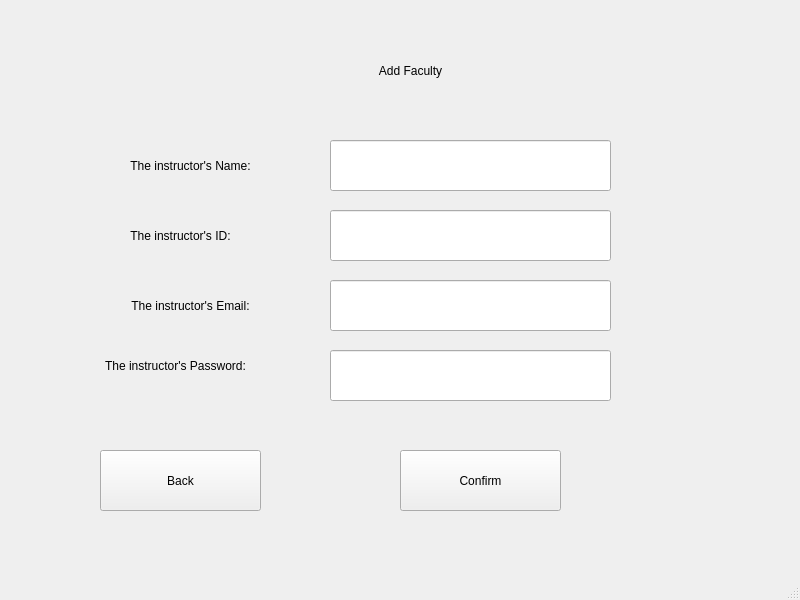
<?xml version="1.0" encoding="UTF-8"?>
<ui version="4.0">
 <class>MainWindow</class>
 <widget class="QMainWindow" name="MainWindow">
  <property name="geometry">
   <rect>
    <x>0</x>
    <y>0</y>
    <width>800</width>
    <height>600</height>
   </rect>
  </property>
  <property name="windowTitle">
   <string>MainWindow</string>
  </property>
  <widget class="QWidget" name="centralwidget">
   <widget class="QLabel" name="label">
    <property name="geometry">
     <rect>
      <x>110</x>
      <y>40</y>
      <width>601</width>
      <height>61</height>
     </rect>
    </property>
    <property name="styleSheet">
     <string notr="true">font: 36pt &quot;Rockwell&quot;</string>
    </property>
    <property name="text">
     <string>Add Faculty</string>
    </property>
    <property name="alignment">
     <set>Qt::AlignCenter</set>
    </property>
   </widget>
   <widget class="QLabel" name="label_2">
    <property name="geometry">
     <rect>
      <x>50</x>
      <y>140</y>
      <width>281</width>
      <height>51</height>
     </rect>
    </property>
    <property name="styleSheet">
     <string notr="true">font: 15pt &quot;Rockwell&quot;</string>
    </property>
    <property name="text">
     <string>The instructor's Name:</string>
    </property>
    <property name="alignment">
     <set>Qt::AlignCenter</set>
    </property>
   </widget>
   <widget class="QLineEdit" name="lineEdit_Name">
    <property name="geometry">
     <rect>
      <x>330</x>
      <y>140</y>
      <width>281</width>
      <height>51</height>
     </rect>
    </property>
    <property name="styleSheet">
     <string notr="true">font: 15pt &quot;Rockwell&quot;</string>
    </property>
    <property name="alignment">
     <set>Qt::AlignCenter</set>
    </property>
   </widget>
   <widget class="QLabel" name="label_3">
    <property name="geometry">
     <rect>
      <x>40</x>
      <y>210</y>
      <width>281</width>
      <height>51</height>
     </rect>
    </property>
    <property name="styleSheet">
     <string notr="true">font: 15pt &quot;Rockwell&quot;</string>
    </property>
    <property name="text">
     <string>The instructor's ID:</string>
    </property>
    <property name="alignment">
     <set>Qt::AlignCenter</set>
    </property>
   </widget>
   <widget class="QLineEdit" name="lineEdit_id">
    <property name="geometry">
     <rect>
      <x>330</x>
      <y>210</y>
      <width>281</width>
      <height>51</height>
     </rect>
    </property>
    <property name="styleSheet">
     <string notr="true">font: 15pt &quot;Rockwell&quot;</string>
    </property>
    <property name="alignment">
     <set>Qt::AlignCenter</set>
    </property>
   </widget>
   <widget class="QPushButton" name="pushButton_Add">
    <property name="geometry">
     <rect>
      <x>400</x>
      <y>450</y>
      <width>161</width>
      <height>61</height>
     </rect>
    </property>
    <property name="styleSheet">
     <string notr="true">font: 15pt &quot;Rockwell&quot;</string>
    </property>
    <property name="text">
     <string>Confirm</string>
    </property>
   </widget>
   <widget class="QPushButton" name="pushButton_Back">
    <property name="geometry">
     <rect>
      <x>100</x>
      <y>450</y>
      <width>161</width>
      <height>61</height>
     </rect>
    </property>
    <property name="styleSheet">
     <string notr="true">font: 15pt &quot;Rockwell&quot;</string>
    </property>
    <property name="text">
     <string>Back</string>
    </property>
   </widget>
   <widget class="QLineEdit" name="lineEdit_password">
    <property name="geometry">
     <rect>
      <x>330</x>
      <y>350</y>
      <width>281</width>
      <height>51</height>
     </rect>
    </property>
    <property name="styleSheet">
     <string notr="true">font: 15pt &quot;Rockwell&quot;</string>
    </property>
    <property name="alignment">
     <set>Qt::AlignCenter</set>
    </property>
   </widget>
   <widget class="QLineEdit" name="lineEdit_email">
    <property name="geometry">
     <rect>
      <x>330</x>
      <y>280</y>
      <width>281</width>
      <height>51</height>
     </rect>
    </property>
    <property name="styleSheet">
     <string notr="true">font: 15pt &quot;Rockwell&quot;</string>
    </property>
    <property name="alignment">
     <set>Qt::AlignCenter</set>
    </property>
   </widget>
   <widget class="QLabel" name="label_4">
    <property name="geometry">
     <rect>
      <x>50</x>
      <y>280</y>
      <width>281</width>
      <height>51</height>
     </rect>
    </property>
    <property name="styleSheet">
     <string notr="true">font: 15pt &quot;Rockwell&quot;</string>
    </property>
    <property name="text">
     <string>The instructor's Email:</string>
    </property>
    <property name="alignment">
     <set>Qt::AlignCenter</set>
    </property>
   </widget>
   <widget class="QLabel" name="label_5">
    <property name="geometry">
     <rect>
      <x>30</x>
      <y>340</y>
      <width>291</width>
      <height>51</height>
     </rect>
    </property>
    <property name="styleSheet">
     <string notr="true">font: 15pt &quot;Rockwell&quot;</string>
    </property>
    <property name="text">
     <string>The instructor's Password:</string>
    </property>
    <property name="alignment">
     <set>Qt::AlignCenter</set>
    </property>
   </widget>
  </widget>
  <widget class="QMenuBar" name="menubar">
   <property name="geometry">
    <rect>
     <x>0</x>
     <y>0</y>
     <width>800</width>
     <height>26</height>
    </rect>
   </property>
  </widget>
  <widget class="QStatusBar" name="statusbar"/>
 </widget>
 <resources/>
 <connections/>
</ui>
